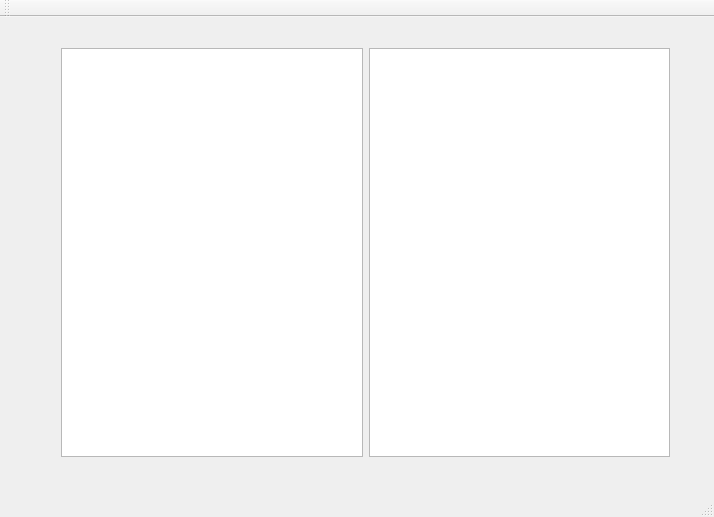
<?xml version="1.0" encoding="UTF-8"?>
<ui version="4.0">
    <class>FileBrowser</class>
    <widget class="QMainWindow" name="FileBrowser">
        <property name="geometry">
            <rect>
                <x>0</x>
                <y>0</y>
                <width>714</width>
                <height>517</height>
            </rect>
        </property>
        <property name="windowTitle">
            <string>FileBrowser</string>
        </property>
        <widget class="QWidget" name="centralWidget">
            <widget class="QWidget" name="">
                <property name="geometry">
                    <rect>
                        <x>50</x>
                        <y>20</y>
                        <width>631</width>
                        <height>431</height>
                    </rect>
                </property>
                <layout class="QHBoxLayout" name="horizontalLayout">
                    <item>
                        <widget class="QTreeView" name="treeView"/>
                    </item>
                    <item>
                        <widget class="QListView" name="listView"/>
                    </item>
                </layout>
            </widget>
        </widget>
        <widget class="QMenuBar" name="menuBar">
            <property name="geometry">
                <rect>
                    <x>0</x>
                    <y>0</y>
                    <width>714</width>
                    <height>22</height>
                </rect>
            </property>
        </widget>
        <widget class="QToolBar" name="mainToolBar">
            <attribute name="toolBarArea">
                <enum>TopToolBarArea</enum>
            </attribute>
            <attribute name="toolBarBreak">
                <bool>false</bool>
            </attribute>
        </widget>
        <widget class="QStatusBar" name="statusBar"/>
    </widget>
    <layoutdefault spacing="6" margin="11"/>
    <resources/>
    <connections/>
</ui>
